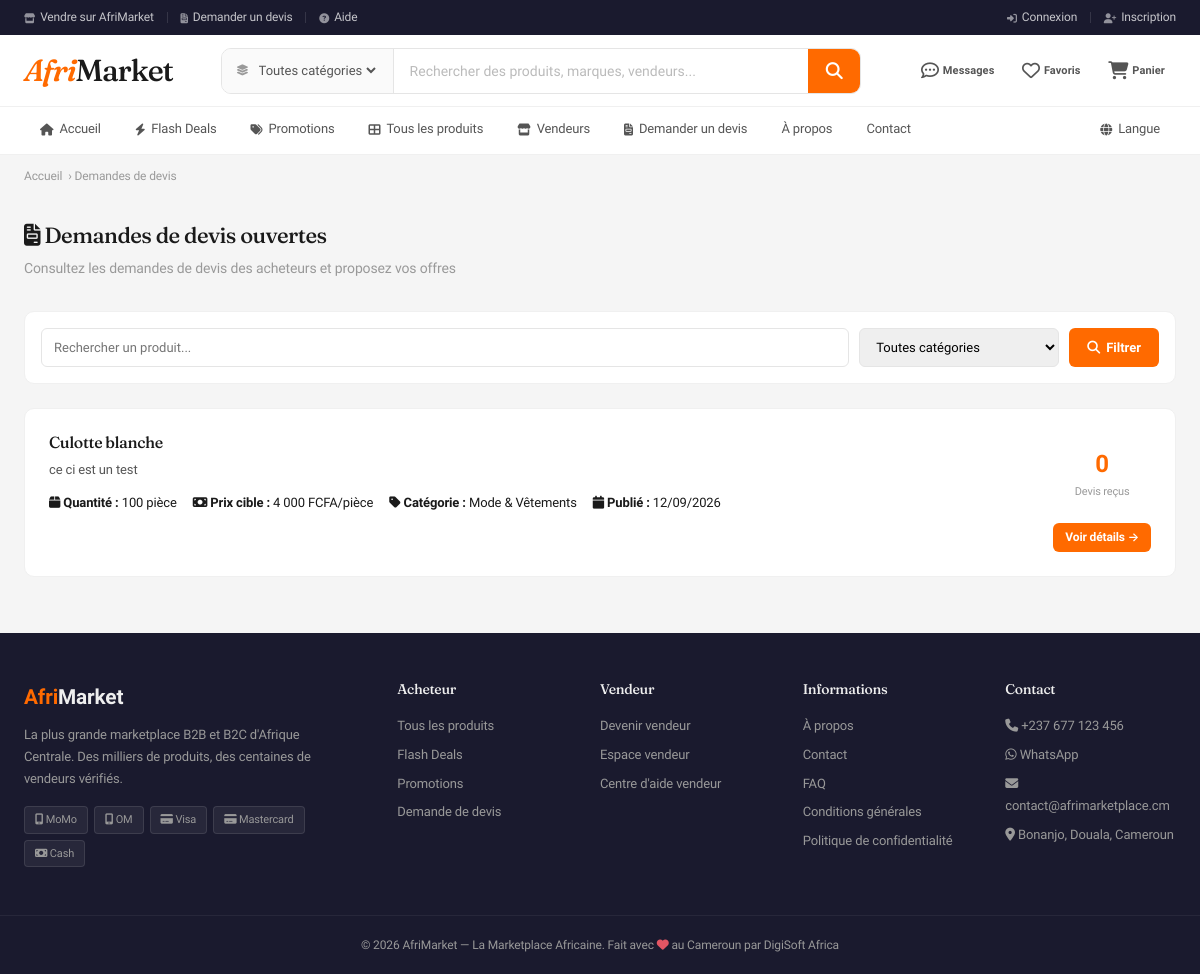
The page /fr/commandes/rfq/liste/ on the database as committed earlier.
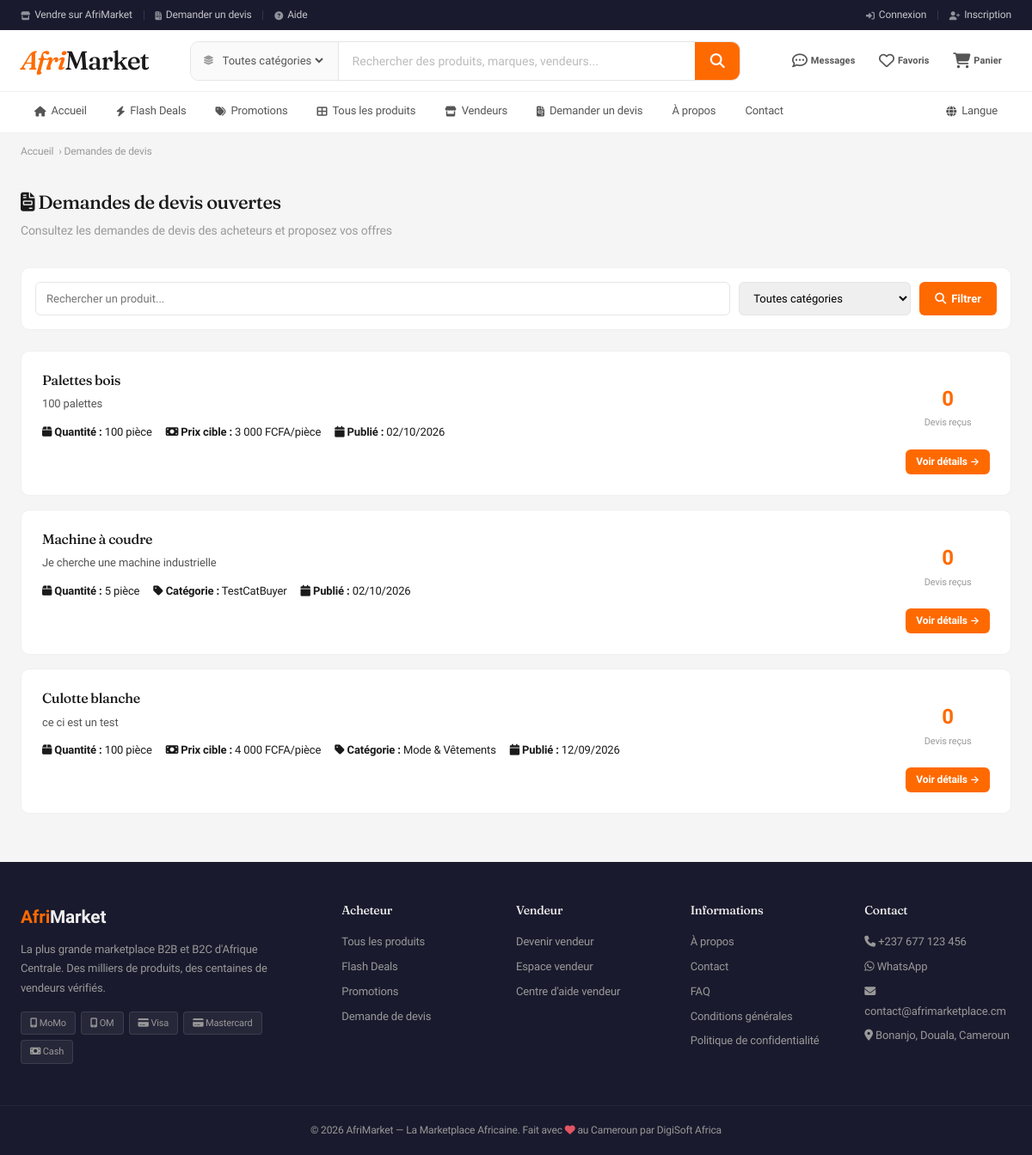
The same page on the database as committed later.
### orders/models.py (models this page shows, shortened)
class RFQ(models.Model):
    STATUS_CHOICES = [
        ('open', 'Ouverte'),
        ('quoted', 'Devis reçu'),
        ('accepted', 'Acceptée'),
        ('closed', 'Fermée'),
    ]
    buyer = models.ForeignKey(settings.AUTH_USER_MODEL, on_delete=models.CASCADE, related_name='rfqs')
    product_name = models.CharField(max_length=500)
    category = models.ForeignKey('catalog.Category', on_delete=models.SET_NULL, null=True)
    description = models.TextField()
    quantity = models.IntegerField()
    target_price = models.DecimalField(max_digits=12, decimal_places=0, null=True, blank=True)
    unit = models.CharField(max_length=50, default='pièce')
    status = models.CharField(max_length=20, choices=STATUS_CHOICES, default='open')
    created_at = models.DateTimeField(auto_now_add=True)
    class Meta:
        ordering = ['-created_at']

### catalog/models.py (models this page shows, shortened)
class Category(models.Model):
    parent = models.ForeignKey('self', on_delete=models.CASCADE, null=True, blank=True, related_name='children')
    name = models.CharField(max_length=200)
    slug = models.SlugField(max_length=200, unique=True)
    icon = models.CharField(max_length=50, default='📦')
    image = models.ImageField(upload_to='categories/', blank=True, null=True)
    description = models.TextField(blank=True)
    order = models.IntegerField(default=0)
    is_active = models.BooleanField(default=True)
    class Meta:
        verbose_name_plural = 'Categories'
        ordering = ['order', 'name']

### orders/views.py (the view)
# urls.py: path('rfq/liste/', views.rfq_list, name='rfq_list'),
def rfq_list(request):
    rfqs = RFQ.objects.filter(status='open').annotate(quote_cnt=Count('quotes')).order_by('-created_at')
    category = request.GET.get('category')
    if category:
        rfqs = rfqs.filter(category_id=category)
    search = request.GET.get('q')
    if search:
        rfqs = rfqs.filter(Q(product_name__icontains=search) | Q(description__icontains=search))
    categories = Category.objects.filter(parent__isnull=True)
    return render(request, 'orders/rfq_list.html', {
        'rfqs': rfqs,
        'categories': categories,
    })

### cart/context_processors.py (called while the page is built)
def cart_context(request):
    cart = get_cart(request)
    count = sum(item.get('quantity', 0) for item in cart.values())
    total = sum(item.get('price', 0) * item.get('quantity', 0) for item in cart.values())
    return {'cart_count': count, 'cart_total': total}

### cart/utils.py (called while the page is built, shortened)
def get_cart(request):
    return request.session.get('cart', {})

### catalog/context_processors.py (called while the page is built)
def categories_context(request):
    wishlist_count = 0
    if request.user.is_authenticated:
        wishlist_count = Wishlist.objects.filter(user=request.user).count()
    return {
        'nav_categories': Category.objects.filter(parent__isnull=True, is_active=True).prefetch_related('children')[:10],
        'wishlist_count': wishlist_count,
    }

### messaging/context_processors.py (called while the page is built, shortened)
def unread_messages_count(request):
    return {'unread_messages_count': 0}

def notifications_context(request):
    return {'unread_notifications_count': 0, 'latest_notifications': []}

### templates/orders/rfq_list.html (shortened to what this page needs)
{% extends 'base.html' %}{% load humanize %}
{% block content %}
<div class="breadcrumb"><a href="{% url 'home' %}">Accueil</a> › Demandes de devis</div>
<div style="max-width:1200px;margin:0 auto;padding:1.5rem;">
<div style="margin-bottom:2rem;">
<h2 style="font-size:22px;margin-bottom:8px;"><i class="fa-solid fa-file-invoice"></i> Demandes de devis ouvertes</h2>
<p style="color:var(--text3);font-size:14px;">Consultez les demandes de devis des acheteurs et proposez vos offres</p>
</div>
<div style="background:var(--white);border:1px solid var(--border2);border-radius:var(--radius);padding:1rem;margin-bottom:1.5rem;">
<form method="get" style="display:flex;gap:10px;flex-wrap:wrap;">
<input type="text" name="q" value="{{ request.GET.q }}" placeholder="Rechercher un produit..." class="form-control" style="flex:1;min-width:250px;">
<select name="category" class="form-control" style="max-width:200px;" onchange="this.form.submit()">
<option value="">Toutes catégories</option>
</select>
<button type="submit" class="btn btn-orange"><i class="fa-solid fa-magnifying-glass"></i> Filtrer</button>
</form>
</div>
{% if rfqs %}
<div style="display:grid;gap:1rem;">
{% for rfq in rfqs %}
<div style="background:var(--white);border:1px solid var(--border2);border-radius:var(--radius);padding:1.5rem;transition:var(--transition);cursor:pointer;" onmouseover="this.style.borderColor='var(--orange)'" onmouseout="this.style.borderColor='var(--border2)'" onclick="window.location='{% url 'orders:rfq_detail' rfq.id %}'">
<div style="display:grid;grid-template-columns:1fr auto;gap:1rem;align-items:start;">
<div>
<h3 style="font-size:16px;margin-bottom:8px;color:var(--text1);">{{ rfq.product_name }}</h3>
<div style="font-size:13px;color:var(--text2);margin-bottom:12px;line-height:1.6;">{{ rfq.description|truncatewords:30 }}</div>
<div style="display:flex;gap:16px;flex-wrap:wrap;font-size:13px;">
<span><strong><i class="fa-solid fa-box"></i> Quantité :</strong> {{ rfq.quantity|intcomma }} {{ rfq.unit }}</span>
{% if rfq.target_price %}
<span><strong><i class="fa-solid fa-money-bill"></i> Prix cible :</strong> {{ rfq.target_price|intcomma }} FCFA/{{ rfq.unit }}</span>
{% endif %}
{% if rfq.category %}
<span><strong><i class="fa-solid fa-tag"></i> Catégorie :</strong> {{ rfq.category.name }}</span>
{% endif %}
<span><strong><i class="fa-solid fa-calendar"></i> Publié :</strong> {{ rfq.created_at|date:"d/m/Y" }}</span>
</div>
</div>
<div style="text-align:center;">
<div style="background:var(--bg2);padding:12px;border-radius:var(--radius);margin-bottom:10px;">
<div style="font-size:24px;font-weight:700;color:var(--orange);">{{ rfq.quote_cnt }}</div>
<div style="font-size:11px;color:var(--text3);">Devis reçus</div>
</div>
<a href="{% url 'orders:rfq_detail' rfq.id %}" class="btn btn-orange btn-sm" onclick="event.stopPropagation()">Voir détails →</a>
</div>
</div>
</div>
{% endfor %}
</div>
{% endif %}
</div>
{% endblock %}

### templates/base.html (shortened to what this page needs)
{% load static %}{% load humanize %}
<!DOCTYPE html>
<html lang="fr">
<head>
<link rel="stylesheet" href="https://cdnjs.cloudflare.com/ajax/libs/font-awesome/6.5.1/css/all.min.css">
<link rel="stylesheet" href="{% static 'css/style.css' %}">
</head>
<body>
<div class="topbar">
<div class="topbar-inner">
<div class="topbar-links">
<a href="{% url 'seller_landing' %}"><i class="fa-solid fa-store"></i> Vendre sur AfriMarket</a>
{% if user.is_authenticated %}
<a href="{% url 'orders:my_rfqs' %}"><i class="fa-solid fa-clipboard-list"></i> Mes demandes de devis</a>
{% else %}
<a href="{% url 'orders:create_rfq' %}"><i class="fa-solid fa-file-invoice"></i> Demander un devis</a>
{% endif %}
<a href="{% url 'faq' %}"><i class="fa-solid fa-circle-question"></i> Aide</a>
</div>
<div class="topbar-links">
{% if user.is_authenticated %}
<a href="{% url 'accounts:profile' %}"><i class="fa-solid fa-user"></i> {{ user.display_name }}</a>
<span class="topbar-sep"></span>
{% if user.store %}
{% if user.stores.count > 1 %}
<div style="position:relative;display:inline-block;" id="storesMenu">
<a href="#" onclick="event.preventDefault();document.getElementById('storesDropdown').classList.toggle('open');"><i class="fa-solid fa-store"></i> Mes Boutiques <i class="fa-solid fa-chevron-down" style="font-size:9px;"></i></a>
<div id="storesDropdown" style="display:none;position:absolute;top:100%;left:0;margin-top:6px;background:#fff;border:1px solid var(--border2);border-radius:8px;box-shadow:0 4px 12px rgba(0,0,0,.1);min-width:200px;z-index:1000;">
{% for s in user.stores.all %}
<a href="{% url 'store:detail' slug=s.slug %}" style="display:flex;align-items:center;gap:8px;padding:10px 14px;font-size:13px;color:var(--text1);text-decoration:none;border-bottom:1px solid var(--border2);"><i class="fa-solid fa-store" style="color:var(--orange);"></i> {{ s.name }}</a>
{% endfor %}
</div>
</div>
{% else %}
<a href="{% url 'store:detail' slug=user.store.slug %}"><i class="fa-solid fa-store"></i> Ma Boutique</a>
{% endif %}
<span class="topbar-sep"></span>{% endif %}
{% if user.is_seller or user.is_superuser or user.role == 'admin' %}
<a href="{% url 'dashboard:index' %}"><i class="fa-solid fa-gauge-high"></i> Dashboard</a>
<span class="topbar-sep"></span>
{% endif %}
<a href="#" onclick="openLogoutModal();return false;"><i class="fa-solid fa-right-from-bracket"></i> Déconnexion</a>
{% else %}
<a href="{% url 'accounts:login' %}"><i class="fa-solid fa-right-to-bracket"></i> Connexion</a>
<a href="{% url 'accounts:register' %}"><i class="fa-solid fa-user-plus"></i> Inscription</a>
{% endif %}
</div>
</div>
</div>
<header class="header">
<div class="header-inner">
<a href="{% url 'home' %}" class="logo">Afri<span>Market</span></a>
<form method="get" action="{% url 'catalog:search' %}" class="search-bar" style="position:relative;">
<div class="search-category">
<i class="fa-solid fa-layer-group"></i>
<select name="category">
<option value="">Toutes catégories</option>
</select>
</div>
<div class="search-input-wrap">
<input type="text" name="q" id="searchInput" placeholder="Rechercher des produits, marques, vendeurs..." value="{{ search_query|default:'' }}" autocomplete="off">
</div>
<button type="submit"><i class="fa-solid fa-magnifying-glass"></i></button>
</form>
<div class="header-actions">
<a href="{% url 'messaging:inbox' %}" class="header-icon" id="messagesIconMain">
<i class="fa-regular fa-comment-dots"></i>
<span class="header-icon-label">Messages</span>
</a>
<a href="{% url 'catalog:wishlist' %}" class="header-icon">
<i class="fa-regular fa-heart"></i>
<span class="header-icon-label">Favoris</span>
</a>
<a href="{% url 'cart:view' %}" class="header-icon">
<i class="fa-solid fa-cart-shopping"></i>
<span class="header-icon-label">Panier</span>
</a>
</div>
</div>
</header>
<nav class="meganav">
<div class="meganav-inner">
<div class="meganav-links">
<a href="{% url 'home' %}" class="{% if request.resolver_match.url_name == 'home' %}active{% endif %}"><i class="fa-solid fa-home"></i> Accueil</a>
<a href="{% url 'catalog:flash_deals' %}" class="{% if request.resolver_match.url_name == 'flash_deals' and request.resolver_match.app_name == 'catalog' %}active{% endif %}"><i class="fa-solid fa-bolt"></i> Flash Deals</a>
<a href="{% url 'catalog:promotions' %}" class="{% if request.resolver_match.url_name == 'promotions' and request.resolver_match.app_name == 'catalog' %}active{% endif %}"><i class="fa-solid fa-tags"></i> Promotions</a>
<a href="{% url 'catalog:product_list' %}" class="{% if request.resolver_match.url_name == 'product_list' and request.resolver_match.app_name == 'catalog' %}active{% endif %}"><i class="fa-solid fa-th-large"></i> Tous les produits</a>
<a href="{% url 'store:list' %}" class="{% if request.resolver_match.url_name == 'list' and request.resolver_match.app_name == 'store' %}active{% endif %}"><i class="fa-solid fa-store"></i> Vendeurs</a>
{% if user.is_authenticated %}
{% if user.is_seller or user.is_superuser or user.role == 'admin' %}
<a href="{% url 'orders:rfq_list' %}" class="{% if 'rfq' in request.resolver_match.url_name and request.resolver_match.app_name == 'orders' %}active{% endif %}"><i class="fa-solid fa-file-invoice"></i> Demandes de devis</a>
{% else %}
<a href="{% url 'orders:my_rfqs' %}" class="{% if 'rfq' in request.resolver_match.url_name and request.resolver_match.app_name == 'orders' %}active{% endif %}"><i class="fa-solid fa-file-invoice"></i> Mes demandes de devis</a>
{% endif %}
{% else %}
<a href="{% url 'orders:create_rfq' %}" class="{% if 'rfq' in request.resolver_match.url_name and request.resolver_match.app_name == 'orders' %}active{% endif %}"><i class="fa-solid fa-file-invoice"></i> Demander un devis</a>
{% endif %}
<a href="{% url 'about' %}" class="{% if request.resolver_match.url_name == 'about' %}active{% endif %}">À propos</a>
<a href="{% url 'contact' %}" class="{% if request.resolver_match.url_name == 'contact' %}active{% endif %}">Contact</a>
<div style="position:relative;display:inline-block;margin-left:auto;" id="languageSelectorMain">
<a href="#" style="cursor:pointer;"><i class="fa-solid fa-globe"></i> Langue</a>
</div>
</div>
</div>
</nav>
{% block content %}{% endblock %}
<footer class="footer">
<div class="footer-top">
<div>
<div class="footer-brand">Afri<span>Market</span></div>
<p style="font-size:13px;line-height:1.7;max-width:300px;margin-top:.5rem;">La plus grande marketplace B2B et B2C d'Afrique Centrale. Des milliers de produits, des centaines de vendeurs vérifiés.</p>
<div class="footer-payments" style="margin-top:1rem;">
<span><i class="fa-solid fa-mobile-screen"></i> MoMo</span><span><i class="fa-solid fa-mobile-screen"></i> OM</span><span><i class="fa-solid fa-credit-card"></i> Visa</span><span><i class="fa-solid fa-credit-card"></i> Mastercard</span><span><i class="fa-solid fa-money-bill"></i> Cash</span>
</div>
</div>
<div>
<h4>Acheteur</h4>
<ul>
<li><a href="{% url 'catalog:product_list' %}">Tous les produits</a></li>
<li><a href="{% url 'catalog:flash_deals' %}">Flash Deals</a></li>
<li><a href="{% url 'catalog:promotions' %}">Promotions</a></li>
<li><a href="{% url 'orders:create_rfq' %}">Demande de devis</a></li>
</ul>
</div>
<div>
<h4>Vendeur</h4>
<ul>
<li><a href="{% url 'accounts:register' %}">Devenir vendeur</a></li>
<li><a href="{% url 'dashboard:index' %}">Espace vendeur</a></li>
<li><a href="#">Centre d'aide vendeur</a></li>
</ul>
</div>
<div>
<h4>Informations</h4>
<ul>
<li><a href="{% url 'about' %}">À propos</a></li>
<li><a href="{% url 'contact' %}">Contact</a></li>
<li><a href="{% url 'faq' %}">FAQ</a></li>
<li><a href="#">Conditions générales</a></li>
<li><a href="#">Politique de confidentialité</a></li>
</ul>
</div>
<div>
<h4>Contact</h4>
<ul>
<li><a href="tel:+237677123456"><i class="fa-solid fa-phone"></i> +237 677 123 456</a></li>
<li><a href="#"><i class="fa-brands fa-whatsapp"></i> WhatsApp</a></li>
<li><a href="mailto:contact@afrimarketplace.cm"><i class="fa-solid fa-envelope"></i> contact@afrimarketplace.cm</a></li>
<li><a href="#"><i class="fa-solid fa-location-dot"></i> Bonanjo, Douala, Cameroun</a></li>
</ul>
</div>
</div>
<div class="footer-bottom">
<p>© 2026 AfriMarket — La Marketplace Africaine. Fait avec <i class="fa-solid fa-heart" style="color:#e25563;"></i> au Cameroun par DigiSoft Africa</p>
</div>
</footer>
</body>
</html>

Rows that differ between the two databases and show on the page:
added RFQ: product_name "Palettes bois", description "100 palettes", quantity "100", unit "pièce", target_price "3 000", created_at "02/10/2026", quote_cnt "0"
added RFQ: product_name "Machine à coudre", description "Je cherche une machine industrielle", quantity "5", unit "pièce", category.name "TestCatBuyer", created_at "02/10/2026", quote_cnt "0"
